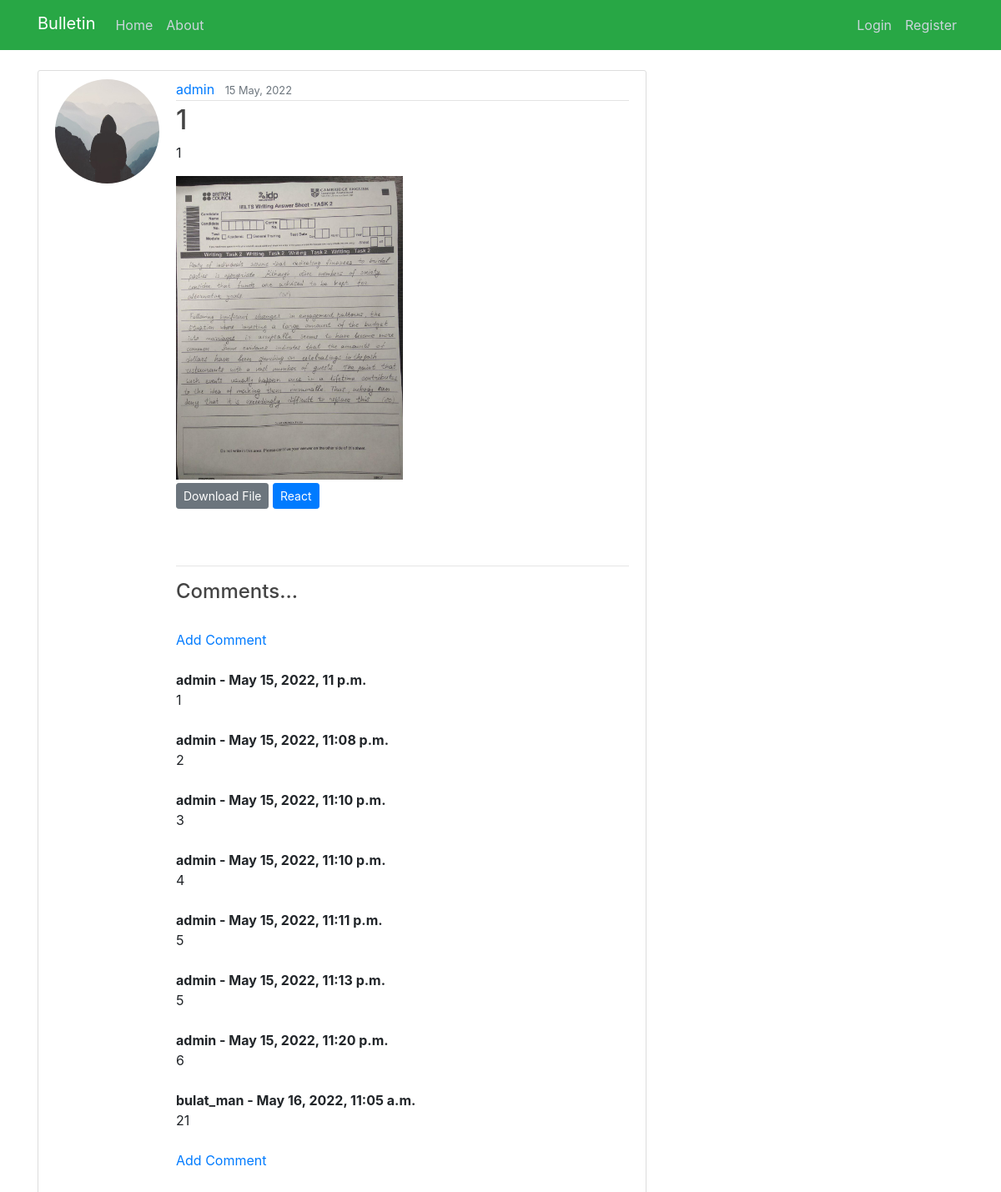
The app's page /home/1/ with its own data.
### myboardapp/models.py (models this page shows, shortened)
class Bulletin(models.Model):
    title = models.CharField(max_length=100, blank=True)
    author = models.ForeignKey(User, on_delete=models.CASCADE)
    content = models.TextField()
    file = models.FileField(upload_to='files/',
                                             blank=True,
                                             )
    bulletin_category = models.ForeignKey(CategoryModel, on_delete=models.CASCADE)
    date_created = models.DateTimeField(default=timezone.now)

class Comment(models.Model):
    bulletin = models.ForeignKey(Bulletin, related_name="comments", on_delete=models.CASCADE)
    username = models.ForeignKey(User, on_delete=models.CASCADE, null=True)
    body = models.TextField()
    date_added = models.DateTimeField(auto_now_add=True)

### users/models.py (models this page shows, shortened)
class Profile(models.Model):
    user = models.OneToOneField(User, on_delete=models.CASCADE)
    image = models.ImageField(default='default.jpg', upload_to='profile_pics')

### myboardapp/views.py (the view)
# urls.py: path('home/<int:pk>/', PostDetailView.as_view(), name='bulletin-detail'),
class PostDetailView(DetailView):
    model = Bulletin

### myboardapp/templates/myboardapp/bulletin_detail.html (shortened to what this page needs)
{% extends "myboardapp/base.html" %}
{% load static %}
{% block content %}
<main role="main" class="container">
    <div class="row">
        <div class="col-md-8">
            <article class="media content-section">
                <img class="rounded-circle account-img" src="{{ object.author.profile.image.url }}">
                    <div class="media-body">
                        <div class="article-metadata">
                          <a class="mr-2" href="{% url 'user-posts' object.author.username %}">{{ object.author }}</a>
                          <small class="text-muted">{{ object.date_created|date:"d F, Y" }}</small>
                        </div>
                    <h2 class="article-title">{{ object.title }}</h2>
                <p class="article-content">{{ object.content }}</p>
		        <img class="fit-picture" src="{{ bulletin.file.url}}" width=50% height=50% onerror="this.onerror=null; this.remove()" />
				<div>
                    <a class="btn btn-secondary btn-sm mt-1 mb-1" href="{{ bulletin.file.url}}" download="{{ bulletin.file.url}}">Download File</a>
                    <a class="btn btn-primary btn-sm mt-1 mb-1" href="subscribe/">React</a>
				</div>
                <div>
                    <br/><br/>
                    <hr>
                    <h4>Comments...</h4>
                    <br/>
                    {% if not bulletin.comments.all %}
                        No Comments Yet...<a href="{% url 'comment_create' bulletin.pk %}">Add One</a>
                    {% else %}
                    <a href="{% url 'comment_create' bulletin.pk %}">Add Comment</a>
                    <br/><br/>
                        {% for comment in bulletin.comments.all %}
                            <strong>
                                {{ comment.username }} -
                                {{ comment.date_added }}
                            </strong>
                            <br/>
                            {{ comment.body }}
                            <br/><br/>
                        {% endfor %}
                        <a href="{% url 'comment_create' bulletin.pk %}">Add Comment</a>
                    {% endif %}
                    <br/><br/>
                </div>
            </article>
        </div>
    </div>
</main>
{% endblock content %}

### myboardapp/static/myboardapp/mail.css (style rules this page uses)
h1, h2, h3, h4, h5, h6 { color: #444444; }
.content-section { background: #ffffff; padding: 10px 20px; border: 1px solid #dddddd; border-radius: 3px; margin-bottom: 20px; }
.article-title { color: #444444; }
.article-content { white-space: pre-line; }
.article-metadata { padding-bottom: 1px; margin-bottom: 4px; border-bottom: 1px solid #e3e3e3 }
.account-img { height: 125px; width: 125px; margin-right: 20px; margin-bottom: 16px; }

### records on screen
Bulletin: author.profile.image (placeholder picture), author "admin", date_created "15 May, 2022", title "1", content "1", file (picture)
Comment: username "admin", date_added "May 15, 2022, 11 p.m.", body "1"
Comment: username "admin", date_added "May 15, 2022, 11:08 p.m.", body "2"
Comment: username "admin", date_added "May 15, 2022, 11:10 p.m.", body "3"
Comment: username "admin", date_added "May 15, 2022, 11:10 p.m.", body "4"
Comment: username "admin", date_added "May 15, 2022, 11:11 p.m.", body "5"
Comment: username "admin", date_added "May 15, 2022, 11:13 p.m.", body "5"
Comment: username "admin", date_added "May 15, 2022, 11:20 p.m.", body "6"
Comment: username "bulat_man", date_added "May 16, 2022, 11:05 a.m.", body "21"
